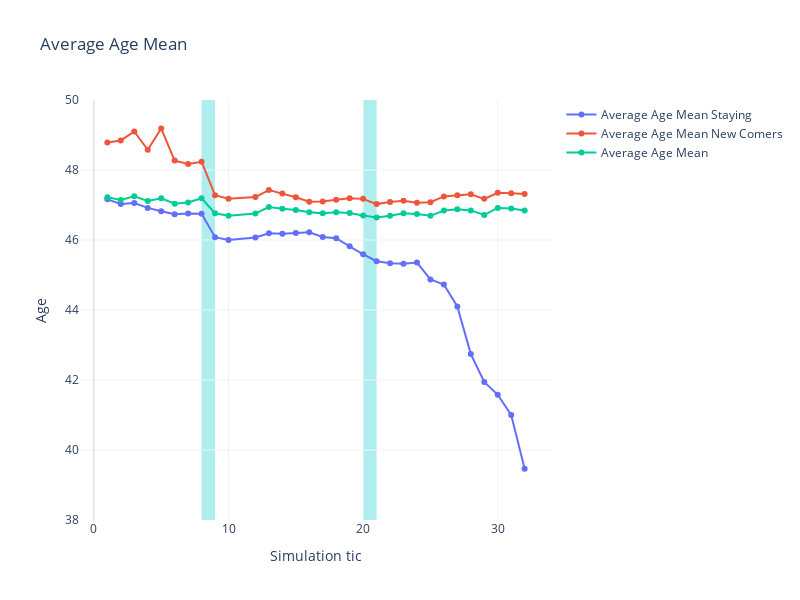

The notebook cell this image was saved under:
### Markdown cell above
# Age Change Move In and Move Out

### Code cell
graph11 = res2.copy()
fig = go.Figure()
fig.add_trace(go.Scatter(
    x=graph11['tic'],
    y=graph11['AgeMeanStay'],
    mode="lines+markers",
    name="Average Age Mean Staying"
))
fig.add_trace(go.Scatter(
    x=graph11['tic'],
    y=graph11['AgeMeanNew'],
    mode="lines+markers",
    name="Average Age Mean New Comers"
))

fig.add_trace(go.Scatter(
    x=graph11['tic'],
    y=graph11['AgeMean'],
    mode="lines+markers",
    name="Average Age Mean"
))



fig.add_shape(type="rect",
    x0=8, y0=38,
    x1=9, y1=50,
    line=dict(
        color="LightSeaGreen",
        width=0,
    ),layer='below',
    fillcolor="PaleTurquoise",
)

fig.add_shape(type="rect",
    x0=20, y0=38,
    x1=21, y1=50,
    line=dict(
        color="LightSeaGreen",
        width=0,
    ),layer='below',
    fillcolor="PaleTurquoise",visible=True
)
fig.update_layout(width=800,height=600, title='Average Age Mean')
fig.update_yaxes(title='Age',gridwidth=1, gridcolor=gridBG,zerolinewidth=1,zerolinecolor='lightgrey')
fig.update_xaxes(title='Simulation tic',gridwidth=1, gridcolor=gridBG,zerolinewidth=1,zerolinecolor='lightgrey')
fig.update_layout(showlegend=True,plot_bgcolor='rgba(0,0,0,0)')
fig.show()

### Figure 1 — Plotly figure (JSON) as saved in the notebook; plotly's stock layout.template omitted (floating-point values rounded to 4 significant figures)
{"data": [{"mode": "lines+markers", "name": "Average Age Mean Staying", "type": "scatter", "x": [1, 2, 3, 4, 5, 6, 7, 8, 9, 10, 12, 13, 14, 15, 16, 17, 18, 19, 20, 21, 22, 23, 24, 25, 26, 27, 28, 29, 30, 31, 32], "y": [47.16, 47.03, 47.05, 46.92, 46.82, 46.74, 46.76, 46.75, 46.08, 46, 46.07, 46.19, 46.18, 46.2, 46.22, 46.09, 46.05, 45.82, 45.59, 45.39, 45.34, 45.32, 45.36, 44.87, 44.73, 44.1, 42.74, 41.94, 41.58, 41, 39.46]}, {"mode": "lines+markers", "name": "Average Age Mean New Comers", "type": "scatter", "x": [1, 2, 3, 4, 5, 6, 7, 8, 9, 10, 12, 13, 14, 15, 16, 17, 18, 19, 20, 21, 22, 23, 24, 25, 26, 27, 28, 29, 30, 31, 32], "y": [48.79, 48.84, 49.1, 48.58, 49.19, 48.27, 48.17, 48.24, 47.28, 47.18, 47.23, 47.43, 47.33, 47.22, 47.09, 47.1, 47.15, 47.19, 47.18, 47.03, 47.09, 47.12, 47.07, 47.08, 47.24, 47.28, 47.3, 47.18, 47.35, 47.34, 47.32]}, {"mode": "lines+markers", "name": "Average Age Mean", "type": "scatter", "x": [1, 2, 3, 4, 5, 6, 7, 8, 9, 10, 12, 13, 14, 15, 16, 17, 18, 19, 20, 21, 22, 23, 24, 25, 26, 27, 28, 29, 30, 31, 32], "y": [47.22, 47.14, 47.25, 47.12, 47.19, 47.04, 47.07, 47.19, 46.76, 46.69, 46.76, 46.94, 46.89, 46.86, 46.79, 46.76, 46.79, 46.77, 46.7, 46.64, 46.69, 46.76, 46.74, 46.69, 46.84, 46.88, 46.85, 46.72, 46.92, 46.9, 46.85]}], "layout": {"height": 600, "plot_bgcolor": "rgba(0, 0, 0, 0)", "shapes": [{"fillcolor": "PaleTurquoise", "layer": "below", "line": {"color": "LightSeaGreen", "width": 0}, "type": "rect", "x0": 8, "x1": 9, "y0": 38, "y1": 50}, {"fillcolor": "PaleTurquoise", "layer": "below", "line": {"color": "LightSeaGreen", "width": 0}, "type": "rect", "visible": true, "x0": 20, "x1": 21, "y0": 38, "y1": 50}], "showlegend": true, "title": {"text": "Average Age Mean"}, "width": 800, "xaxis": {"autorange": true, "gridcolor": "#f2f2f2", "gridwidth": 1, "range": [-1.039, 34.04], "title": {"text": "Simulation tic"}, "type": "linear", "zerolinecolor": "lightgrey", "zerolinewidth": 1}, "yaxis": {"autorange": true, "gridcolor": "#f2f2f2", "gridwidth": 1, "range": [38, 50], "title": {"text": "Age"}, "type": "linear", "zerolinecolor": "lightgrey", "zerolinewidth": 1}}}
